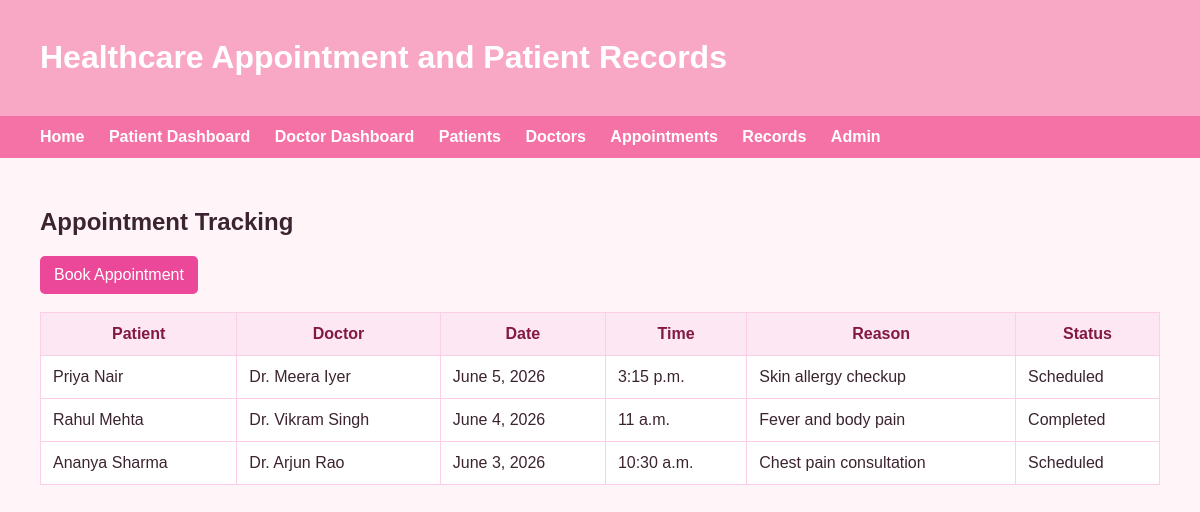
The app's page /appointments/ with its own data.
### hospital/models.py (models this page shows, shortened)
class Appointment(models.Model):
    STATUS_CHOICES = [
        ('Scheduled', 'Scheduled'),
        ('Completed', 'Completed'),
        ('Cancelled', 'Cancelled'),
    ]
    patient = models.ForeignKey(Patient, on_delete=models.CASCADE)
    doctor = models.ForeignKey(Doctor, on_delete=models.CASCADE)
    appointment_date = models.DateField()
    appointment_time = models.TimeField()
    reason = models.TextField()
    status = models.CharField(max_length=20, choices=STATUS_CHOICES, default='Scheduled')

class Patient(models.Model):
    name = models.CharField(max_length=100)
    age = models.PositiveIntegerField()
    gender = models.CharField(max_length=20)
    phone = models.CharField(max_length=15)
    email = models.EmailField(blank=True)
    address = models.TextField()
    blood_group = models.CharField(max_length=10, blank=True)

class Doctor(models.Model):
    name = models.CharField(max_length=100)
    specialization = models.CharField(max_length=100)
    phone = models.CharField(max_length=15)
    email = models.EmailField(blank=True)
    experience = models.PositiveIntegerField(default=0)
    available_days = models.CharField(max_length=100, default="Monday to Friday")

### hospital/views.py (the view)
# urls.py: path('appointments/', views.appointment_list, name='appointment_list'),
def appointment_list(request):
    appointments = Appointment.objects.all().order_by('-appointment_date')
    return render(request, 'hospital/appointment_list.html', {
        'appointments': appointments,
    })

### hospital/templates/hospital/appointment_list.html
{% extends 'hospital/base.html' %}
{% block content %}
<h2>Appointment Tracking</h2>
<a class="btn" href="{% url 'add_appointment' %}">Book Appointment</a>
<br><br>
<table>
    <tr>
        <th>Patient</th>
        <th>Doctor</th>
        <th>Date</th>
        <th>Time</th>
        <th>Reason</th>
        <th>Status</th>
    </tr>
    {% for appointment in appointments %}
    <tr>
        <td>{{ appointment.patient.name }}</td>
        <td>Dr. {{ appointment.doctor.name }}</td>
        <td>{{ appointment.appointment_date }}</td>
        <td>{{ appointment.appointment_time }}</td>
        <td>{{ appointment.reason }}</td>
        <td>{{ appointment.status }}</td>
    </tr>
    {% empty %}
    <tr>
        <td colspan="6">No appointments found.</td>
    </tr>
    {% endfor %}
</table>
{% endblock %}

### hospital/templates/hospital/base.html (style rules this page uses)
body { font-family: Arial, sans-serif; margin: 0; background: #fff5f8; color: #3b2430; }
.btn { display: inline-block; background: #ec4899; color: white; padding: 10px 14px; text-decoration: none; border-radius: 5px; border: none; cursor: pointer; }
table { width: 100%; background: white; border-collapse: collapse; }
th, td { padding: 12px; border: 1px solid #fbcfe8; }
th { background: #fce7f3; color: #831843; }

### records on screen
Appointment: patient.name "Priya Nair", doctor.name "Meera Iyer", appointment_date "June 5, 2026", appointment_time "3:15 p.m.", reason "Skin allergy checkup", status "Scheduled"
Appointment: patient.name "Rahul Mehta", doctor.name "Vikram Singh", appointment_date "June 4, 2026", appointment_time "11 a.m.", reason "Fever and body pain", status "Completed"
Appointment: patient.name "Ananya Sharma", doctor.name "Arjun Rao", appointment_date "June 3, 2026", appointment_time "10:30 a.m.", reason "Chest pain consultation", status "Scheduled"
